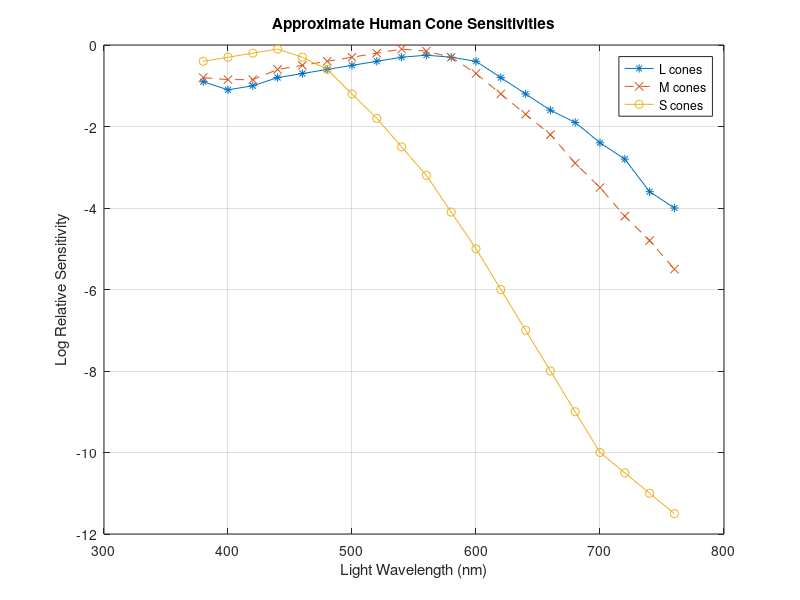
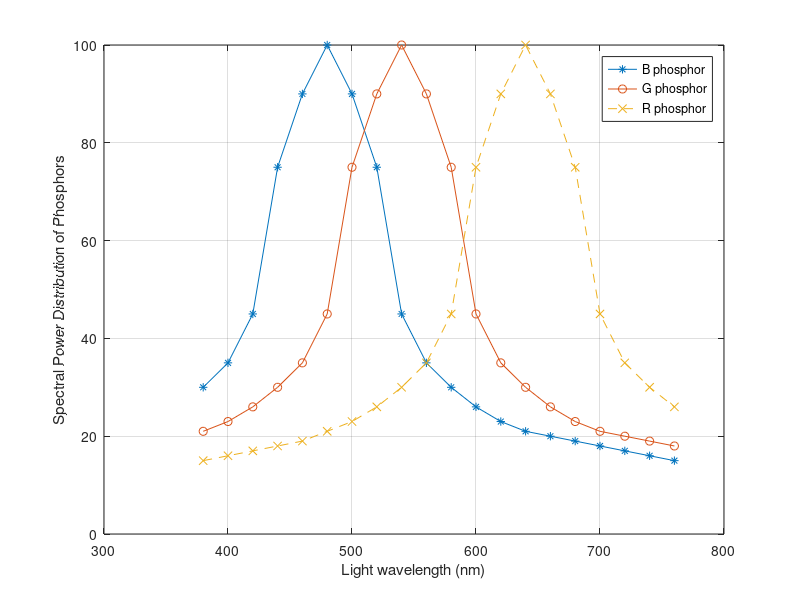
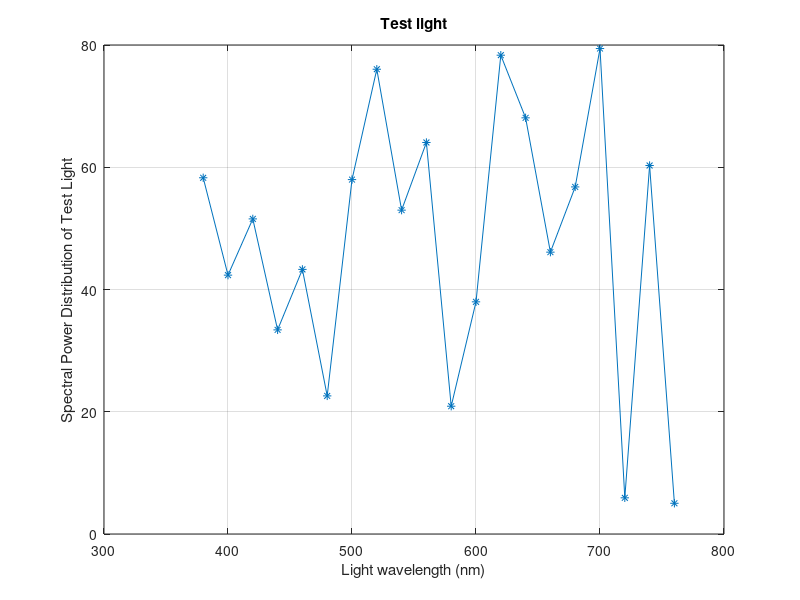
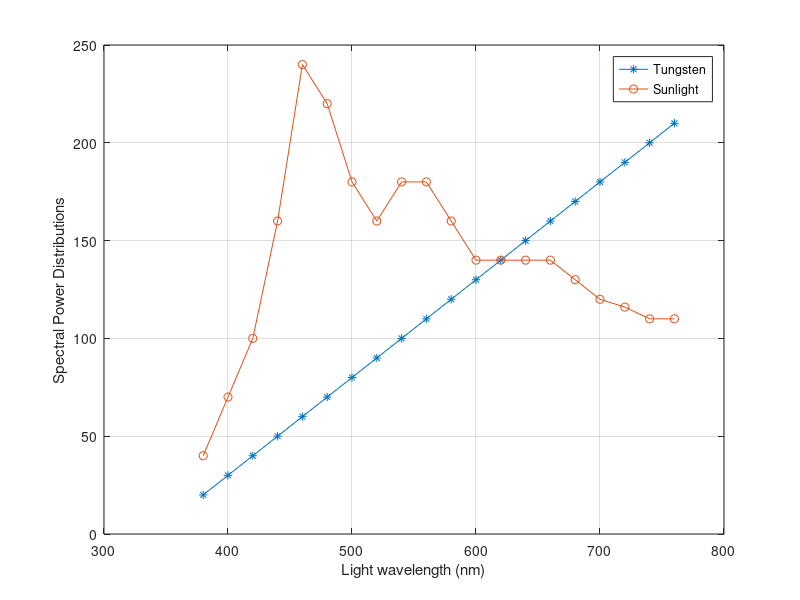

MATLAB code to generate these figures, in order:
% Data for problem on color perception
close all;
clear all;

% This defines 20 discrete wavelengths
wavelength = 380:20:760; %(nm)

% Define the vectors of cone responsiveness
% Cone sensitivies for wavelengths in the visible range.  This data is 
%  based on a graph on page 93 in Wandell's "Foundations of Vision" 
L_cone_log = [-.9 -1.1 -1 -.8 -.7 -.6 -.5 -.4 -.3 -.25 -.3  -.4 -.8 -1.2 -1.6 -1.9 -2.4 -2.8 -3.6 -4];

M_cone_log = [-.8 -.85 -.85 -.6 -.5 -.4 -.3 -.2 -.1 -.15 -.3  -.7 -1.2 -1.7 -2.2 -2.9 -3.5 -4.2 -4.8 -5.5];

S_cone_log = [-.4 -.3 -.2 -.1 -.3 -.6 -1.2 -1.8 -2.5 -3.2  -4.1 -5 -6  -7 -8 -9 -10 -10.5 -11 -11.5];

% Raise everything to the 10 power to get the actual responsitivies.  
% These vectors contain the coefficients l_i, m_i, and s_i described in the 
% problem statement from shortest to longest wavelength. 
L_coefficients = 10.^(L_cone_log);
M_coefficients = 10.^(M_cone_log);
S_coefficients = 10.^(S_cone_log);

% Plot the cone responsiveness. 
figure(1);
plot(wavelength,L_cone_log,'-*')
hold;
plot(wavelength,M_cone_log,'--x');
plot(wavelength,S_cone_log,'-o')
xlabel('Light Wavelength (nm)');
ylabel('Log Relative Sensitivity');
legend('L cones', 'M cones', 'S cones');
title('Approximate Human Cone Sensitivities');
grid;



% Spectral Power Distribution of phosphors from shortest to longest wavelength
B_phosphor = [30 35 45 75 90 100 90 75 45 35 30 26 23 21 20 19 18 17 16 15];
G_phosphor = [21 23 26 30 35 45 75 90 100 90 75 45 35 30 26 23 21 20 19 18];
R_phosphor = [15 16 17 18 19 21 23 26 30 35 45 75 90 100 90 75 45 35 30 26];

%Plot the phosphors
figure(2);
plot(wavelength, B_phosphor,'-*');
hold;
plot(wavelength, G_phosphor,'-o');
plot(wavelength, R_phosphor,'--x');
grid;
xlabel('Light wavelength (nm)');
ylabel('Spectral Power Distribution of Phosphors');
legend('B phosphor', 'G phosphor', 'R phosphor');


% This is the spectral power distribution of the test light from the 
% shortest wavelength to the longest. 
test_light = [ 58.2792 42.3496 51.5512 33.3951 43.2907 22.5950 57.9807 76.0365  52.9823 64.0526 20.9069  37.9818  78.3329  68.0846 46.1095 56.7829 79.4211 5.9183  60.2869  5.0269]';

%Plot the test light
figure(3);
plot(wavelength, test_light, '-*');
grid;
xlabel('Light wavelength (nm)');
ylabel('Spectral Power Distribution of Test Light');
title('Test light');

% Define approximate spectrums for sunlight and a tungsten bulb.  
% The [powers are in order of increasing wavelength
tungsten = [ 20 30 40 50 60 70  80  90 100 110 120 130 140 150 160 170 180 190 200 210];
sunlight = [40 70 100 160 240 220  180 160 180 180 160 140 140 140 140 130 120 116 110 110];

%Plot the specturms
figure(4);
plot(wavelength,tungsten,'-*');
hold
plot(wavelength,sunlight,'-o');
xlabel('Light wavelength (nm)');
ylabel('Spectral Power Distributions');
legend('Tungsten','Sunlight');
grid;

%% Problem 3c
A = [L_coefficients; M_coefficients; S_coefficients]; 
P = [B_phosphor; G_phosphor; R_phosphor]';
B = A*P;
coeff = B^-1*A*test_light;

% the weights obtained for B, G, R are 0.53, 0.99, 0.42, respectively

%% Problem 3d

% pick an arbitrary r
r1 = ones(20,1)*0.1;
Iw = diag(tungsten);
r2 = linsolve(A*Iw,A*Iw*r1);

Is = diag(sunlight);
figure; subplot(2,1,1);
plot(A*Iw*r1,'ob'); hold on; plot(A*Iw*r2,'*red');
title('Human perception of two objects illuminated by tungsten');
legend('Object 1', 'Object 2');

subplot(2,1,2);
plot(A*Is*r1, 'ob'); hold on; plot(A*Is*r2,'*r');
title('Human perception of two objects illuminated by sunlight');
legend('Object 1', 'Object 2');


